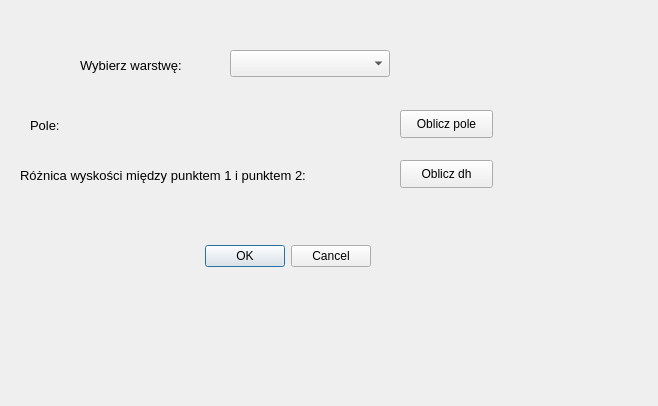
<?xml version="1.0" encoding="UTF-8"?>
<ui version="4.0">
 <class>qgis_klasaDialogBase</class>
 <widget class="QDialog" name="qgis_klasaDialogBase">
  <property name="geometry">
   <rect>
    <x>0</x>
    <y>0</y>
    <width>658</width>
    <height>406</height>
   </rect>
  </property>
  <property name="windowTitle">
   <string>proj2_inf</string>
  </property>
  <widget class="QDialogButtonBox" name="button_box">
   <property name="geometry">
    <rect>
     <x>30</x>
     <y>240</y>
     <width>341</width>
     <height>32</height>
    </rect>
   </property>
   <property name="orientation">
    <enum>Qt::Horizontal</enum>
   </property>
   <property name="standardButtons">
    <set>QDialogButtonBox::Cancel|QDialogButtonBox::Ok</set>
   </property>
  </widget>
  <widget class="QPushButton" name="pushButton_oblicz_dh">
   <property name="geometry">
    <rect>
     <x>400</x>
     <y>160</y>
     <width>93</width>
     <height>28</height>
    </rect>
   </property>
   <property name="text">
    <string>Oblicz dh</string>
   </property>
  </widget>
  <widget class="QgsMapLayerComboBox" name="mMapLayerComboBox">
   <property name="geometry">
    <rect>
     <x>230</x>
     <y>50</y>
     <width>160</width>
     <height>27</height>
    </rect>
   </property>
  </widget>
  <widget class="QLabel" name="label_wynik_dh">
   <property name="geometry">
    <rect>
     <x>510</x>
     <y>160</y>
     <width>131</width>
     <height>31</height>
    </rect>
   </property>
   <property name="text">
    <string/>
   </property>
  </widget>
  <widget class="QPushButton" name="pushButton_oblicz_pole">
   <property name="geometry">
    <rect>
     <x>400</x>
     <y>110</y>
     <width>93</width>
     <height>28</height>
    </rect>
   </property>
   <property name="text">
    <string>Oblicz pole</string>
   </property>
  </widget>
  <widget class="QLabel" name="label_wynik_pole">
   <property name="geometry">
    <rect>
     <x>500</x>
     <y>110</y>
     <width>141</width>
     <height>31</height>
    </rect>
   </property>
   <property name="text">
    <string/>
   </property>
  </widget>
  <widget class="QLabel" name="label_pole">
   <property name="geometry">
    <rect>
     <x>30</x>
     <y>110</y>
     <width>41</width>
     <height>31</height>
    </rect>
   </property>
   <property name="font">
    <font>
     <pointsize>10</pointsize>
    </font>
   </property>
   <property name="layoutDirection">
    <enum>Qt::LeftToRight</enum>
   </property>
   <property name="text">
    <string>Pole:</string>
   </property>
  </widget>
  <widget class="QLabel" name="label_roznica_wysokosci">
   <property name="geometry">
    <rect>
     <x>20</x>
     <y>160</y>
     <width>371</width>
     <height>31</height>
    </rect>
   </property>
   <property name="font">
    <font>
     <pointsize>10</pointsize>
    </font>
   </property>
   <property name="layoutDirection">
    <enum>Qt::LeftToRight</enum>
   </property>
   <property name="text">
    <string>Różnica wyskości między punktem 1 i punktem 2: </string>
   </property>
  </widget>
  <widget class="QLabel" name="label">
   <property name="geometry">
    <rect>
     <x>80</x>
     <y>50</y>
     <width>141</width>
     <height>31</height>
    </rect>
   </property>
   <property name="font">
    <font>
     <pointsize>10</pointsize>
    </font>
   </property>
   <property name="text">
    <string>Wybierz warstwę:</string>
   </property>
  </widget>
 </widget>
 <customwidgets>
  <customwidget>
   <class>QgsMapLayerComboBox</class>
   <extends>QComboBox</extends>
   <header>qgsmaplayercombobox.h</header>
  </customwidget>
 </customwidgets>
 <resources/>
 <connections>
  <connection>
   <sender>button_box</sender>
   <signal>accepted()</signal>
   <receiver>qgis_klasaDialogBase</receiver>
   <slot>accept()</slot>
   <hints>
    <hint type="sourcelabel">
     <x>20</x>
     <y>20</y>
    </hint>
    <hint type="destinationlabel">
     <x>20</x>
     <y>20</y>
    </hint>
   </hints>
  </connection>
  <connection>
   <sender>button_box</sender>
   <signal>rejected()</signal>
   <receiver>qgis_klasaDialogBase</receiver>
   <slot>reject()</slot>
   <hints>
    <hint type="sourcelabel">
     <x>20</x>
     <y>20</y>
    </hint>
    <hint type="destinationlabel">
     <x>20</x>
     <y>20</y>
    </hint>
   </hints>
  </connection>
 </connections>
</ui>
